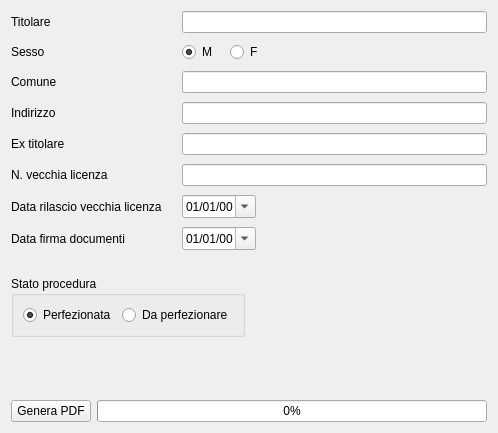
<?xml version="1.0" encoding="UTF-8"?>
<ui version="4.0">
 <class>Form</class>
 <widget class="QWidget" name="Form">
  <property name="geometry">
   <rect>
    <x>0</x>
    <y>0</y>
    <width>498</width>
    <height>433</height>
   </rect>
  </property>
  <property name="windowTitle">
   <string>Form</string>
  </property>
  <layout class="QVBoxLayout" name="verticalLayout">
   <item>
    <layout class="QFormLayout" name="formLayout">
     <property name="sizeConstraint">
      <enum>QLayout::SetDefaultConstraint</enum>
     </property>
     <property name="fieldGrowthPolicy">
      <enum>QFormLayout::ExpandingFieldsGrow</enum>
     </property>
     <property name="rowWrapPolicy">
      <enum>QFormLayout::DontWrapRows</enum>
     </property>
     <property name="formAlignment">
      <set>Qt::AlignLeading|Qt::AlignLeft|Qt::AlignVCenter</set>
     </property>
     <property name="horizontalSpacing">
      <number>20</number>
     </property>
     <property name="verticalSpacing">
      <number>9</number>
     </property>
     <property name="topMargin">
      <number>0</number>
     </property>
     <item row="0" column="0">
      <widget class="QLabel" name="label">
       <property name="text">
        <string>Titolare</string>
       </property>
       <property name="buddy">
        <cstring>line_titolare</cstring>
       </property>
      </widget>
     </item>
     <item row="0" column="1">
      <widget class="QLineEdit" name="line_titolare">
       <property name="enabled">
        <bool>true</bool>
       </property>
       <property name="sizePolicy">
        <sizepolicy hsizetype="MinimumExpanding" vsizetype="Fixed">
         <horstretch>0</horstretch>
         <verstretch>0</verstretch>
        </sizepolicy>
       </property>
      </widget>
     </item>
     <item row="1" column="0">
      <widget class="QLabel" name="label_8">
       <property name="text">
        <string>Sesso</string>
       </property>
       <property name="buddy">
        <cstring>radio_sessof</cstring>
       </property>
      </widget>
     </item>
     <item row="1" column="1">
      <layout class="QHBoxLayout" name="horizontalLayout_2">
       <property name="spacing">
        <number>13</number>
       </property>
       <item>
        <widget class="QRadioButton" name="radio_sessom">
         <property name="sizePolicy">
          <sizepolicy hsizetype="Fixed" vsizetype="Fixed">
           <horstretch>0</horstretch>
           <verstretch>0</verstretch>
          </sizepolicy>
         </property>
         <property name="text">
          <string>M</string>
         </property>
         <property name="checked">
          <bool>true</bool>
         </property>
        </widget>
       </item>
       <item>
        <widget class="QRadioButton" name="radio_sessof">
         <property name="sizePolicy">
          <sizepolicy hsizetype="Fixed" vsizetype="Fixed">
           <horstretch>0</horstretch>
           <verstretch>0</verstretch>
          </sizepolicy>
         </property>
         <property name="text">
          <string>F</string>
         </property>
        </widget>
       </item>
      </layout>
     </item>
     <item row="2" column="0">
      <widget class="QLabel" name="label_2">
       <property name="text">
        <string>Comune</string>
       </property>
       <property name="buddy">
        <cstring>line_comune</cstring>
       </property>
      </widget>
     </item>
     <item row="2" column="1">
      <widget class="QLineEdit" name="line_comune"/>
     </item>
     <item row="3" column="0">
      <widget class="QLabel" name="label_3">
       <property name="text">
        <string>Indirizzo</string>
       </property>
       <property name="buddy">
        <cstring>line_indirizzo</cstring>
       </property>
      </widget>
     </item>
     <item row="3" column="1">
      <widget class="QLineEdit" name="line_indirizzo"/>
     </item>
     <item row="4" column="0">
      <widget class="QLabel" name="label_4">
       <property name="text">
        <string>Ex titolare</string>
       </property>
       <property name="buddy">
        <cstring>line_extitolare</cstring>
       </property>
      </widget>
     </item>
     <item row="4" column="1">
      <widget class="QLineEdit" name="line_extitolare"/>
     </item>
     <item row="5" column="0">
      <widget class="QLabel" name="label_5">
       <property name="text">
        <string>&lt;html&gt;&lt;head/&gt;&lt;body&gt;&lt;p&gt;N. vecchia licenza&lt;/p&gt;&lt;/body&gt;&lt;/html&gt;</string>
       </property>
       <property name="buddy">
        <cstring>line_nlicenza</cstring>
       </property>
      </widget>
     </item>
     <item row="5" column="1">
      <widget class="QLineEdit" name="line_nlicenza"/>
     </item>
     <item row="6" column="0">
      <widget class="QLabel" name="label_6">
       <property name="text">
        <string>Data rilascio vecchia licenza</string>
       </property>
       <property name="buddy">
        <cstring>date_vecchialicenza</cstring>
       </property>
      </widget>
     </item>
     <item row="6" column="1">
      <widget class="QDateEdit" name="date_vecchialicenza">
       <property name="sizePolicy">
        <sizepolicy hsizetype="Fixed" vsizetype="Fixed">
         <horstretch>0</horstretch>
         <verstretch>0</verstretch>
        </sizepolicy>
       </property>
       <property name="displayFormat">
        <string>dd/MM/yy</string>
       </property>
       <property name="calendarPopup">
        <bool>true</bool>
       </property>
      </widget>
     </item>
     <item row="7" column="0">
      <widget class="QLabel" name="label_7">
       <property name="text">
        <string>Data firma documenti</string>
       </property>
       <property name="buddy">
        <cstring>date_firma</cstring>
       </property>
      </widget>
     </item>
     <item row="7" column="1">
      <widget class="QDateEdit" name="date_firma">
       <property name="sizePolicy">
        <sizepolicy hsizetype="Fixed" vsizetype="Fixed">
         <horstretch>0</horstretch>
         <verstretch>0</verstretch>
        </sizepolicy>
       </property>
       <property name="displayFormat">
        <string>dd/MM/yy</string>
       </property>
       <property name="calendarPopup">
        <bool>true</bool>
       </property>
      </widget>
     </item>
    </layout>
   </item>
   <item>
    <spacer name="verticalSpacer_2">
     <property name="orientation">
      <enum>Qt::Vertical</enum>
     </property>
     <property name="sizeType">
      <enum>QSizePolicy::Fixed</enum>
     </property>
     <property name="sizeHint" stdset="0">
      <size>
       <width>20</width>
       <height>20</height>
      </size>
     </property>
    </spacer>
   </item>
   <item>
    <widget class="QGroupBox" name="groupBox">
     <property name="sizePolicy">
      <sizepolicy hsizetype="Fixed" vsizetype="Fixed">
       <horstretch>0</horstretch>
       <verstretch>0</verstretch>
      </sizepolicy>
     </property>
     <property name="title">
      <string>Stato procedura</string>
     </property>
     <layout class="QHBoxLayout" name="horizontalLayout">
      <item>
       <widget class="QRadioButton" name="radio_perfezionata">
        <property name="text">
         <string>Perfezionata</string>
        </property>
        <property name="checked">
         <bool>true</bool>
        </property>
       </widget>
      </item>
      <item>
       <widget class="QRadioButton" name="radio_daperfezionare">
        <property name="text">
         <string>Da perfezionare</string>
        </property>
       </widget>
      </item>
     </layout>
    </widget>
   </item>
   <item>
    <spacer name="verticalSpacer">
     <property name="orientation">
      <enum>Qt::Vertical</enum>
     </property>
     <property name="sizeHint" stdset="0">
      <size>
       <width>20</width>
       <height>37</height>
      </size>
     </property>
    </spacer>
   </item>
   <item>
    <layout class="QHBoxLayout" name="horizontalLayout_3">
     <item>
      <widget class="QPushButton" name="pushButton">
       <property name="sizePolicy">
        <sizepolicy hsizetype="Fixed" vsizetype="Fixed">
         <horstretch>0</horstretch>
         <verstretch>0</verstretch>
        </sizepolicy>
       </property>
       <property name="text">
        <string>Genera PDF</string>
       </property>
      </widget>
     </item>
     <item>
      <widget class="QProgressBar" name="progressBar">
       <property name="sizePolicy">
        <sizepolicy hsizetype="Expanding" vsizetype="Fixed">
         <horstretch>0</horstretch>
         <verstretch>0</verstretch>
        </sizepolicy>
       </property>
       <property name="value">
        <number>0</number>
       </property>
       <property name="invertedAppearance">
        <bool>false</bool>
       </property>
      </widget>
     </item>
    </layout>
   </item>
  </layout>
 </widget>
 <resources/>
 <connections/>
</ui>
